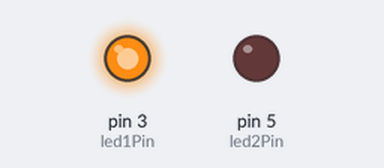
This sketch was run on a simulated Arduino Uno, built with avr-gcc and run on an emulated ATmega328P. Shown: output pins drawn as LEDs (lit = HIGH).

Above: at 0.2 s.
At 2.2 s:
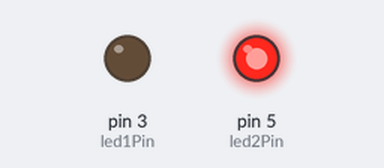
At 3.7 s:
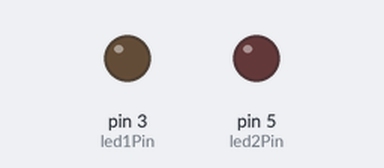
Timing chart, 0 to 6.5 s (numbered marks = the images above):
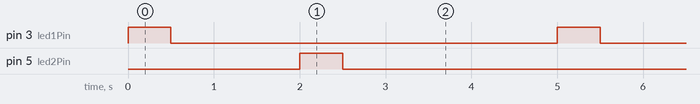

The sketch:

sketch.ino
```cpp
const byte led1Pin = 3;
const byte led2Pin = 5;

const int LEDOnTime = 500;
const int LEDOffTime1 = 1500;
const int LEDOffTime2 = 2500;

void setup() {
  pinMode(led1Pin, OUTPUT);
  pinMode(led2Pin, OUTPUT);
}

void blinkLED(const byte pin, const int onTime, const int offTime) {
  digitalWrite(pin, HIGH);
  delay(onTime);
  digitalWrite(pin, LOW);
  delay(offTime);
}

void loop() {
  blinkLED(led1Pin, LEDOnTime, LEDOffTime1);
  blinkLED(led2Pin, LEDOnTime, LEDOffTime2);
}
```

Measured:
- by itself, pin 3 (led1Pin), pin 5 (led2Pin): alternates HIGH for 0.50 s and LOW for 4.5 s
- by itself, everything shown: repeats every 5.0 s, in 4 steps
